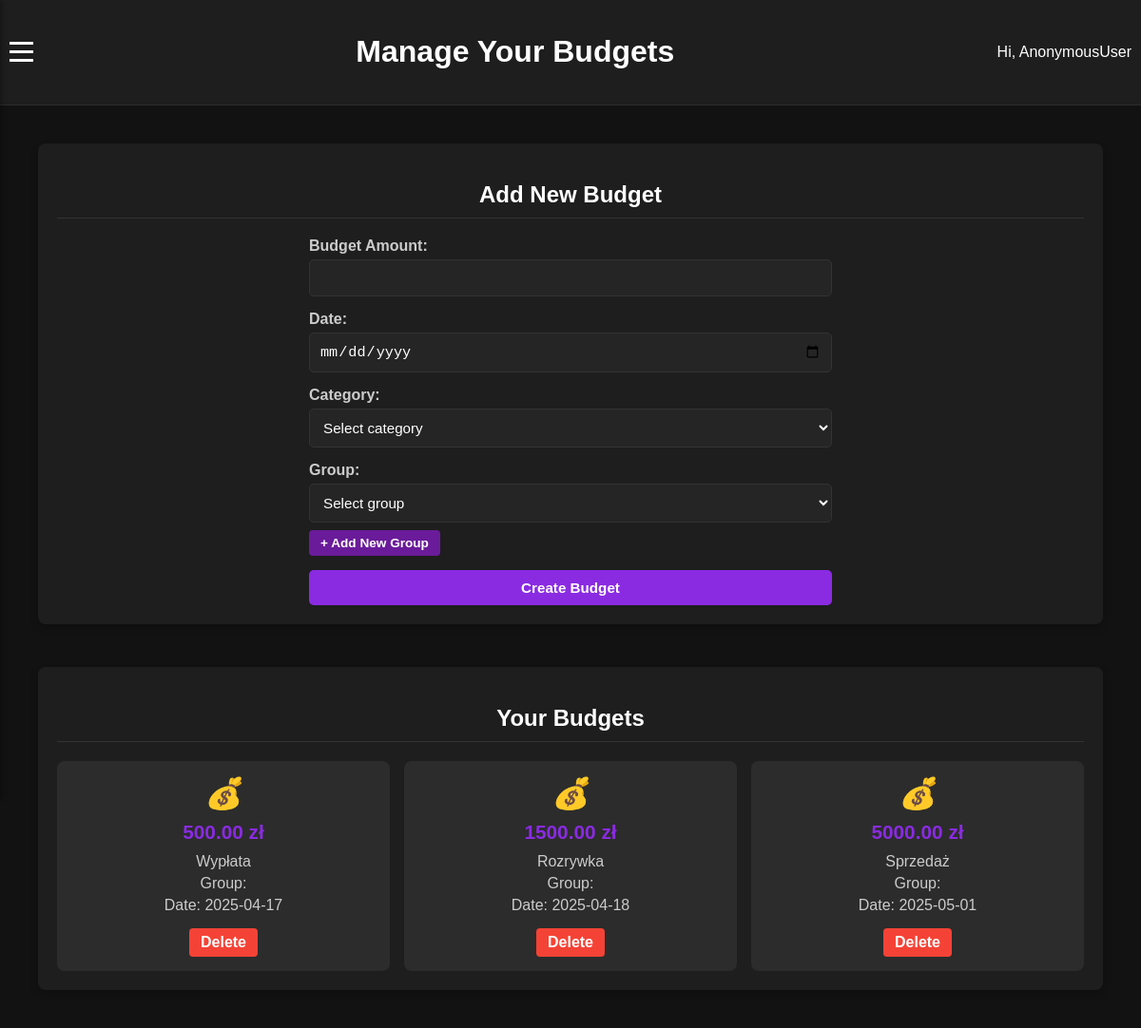
The page /budget/ on the database as committed earlier.
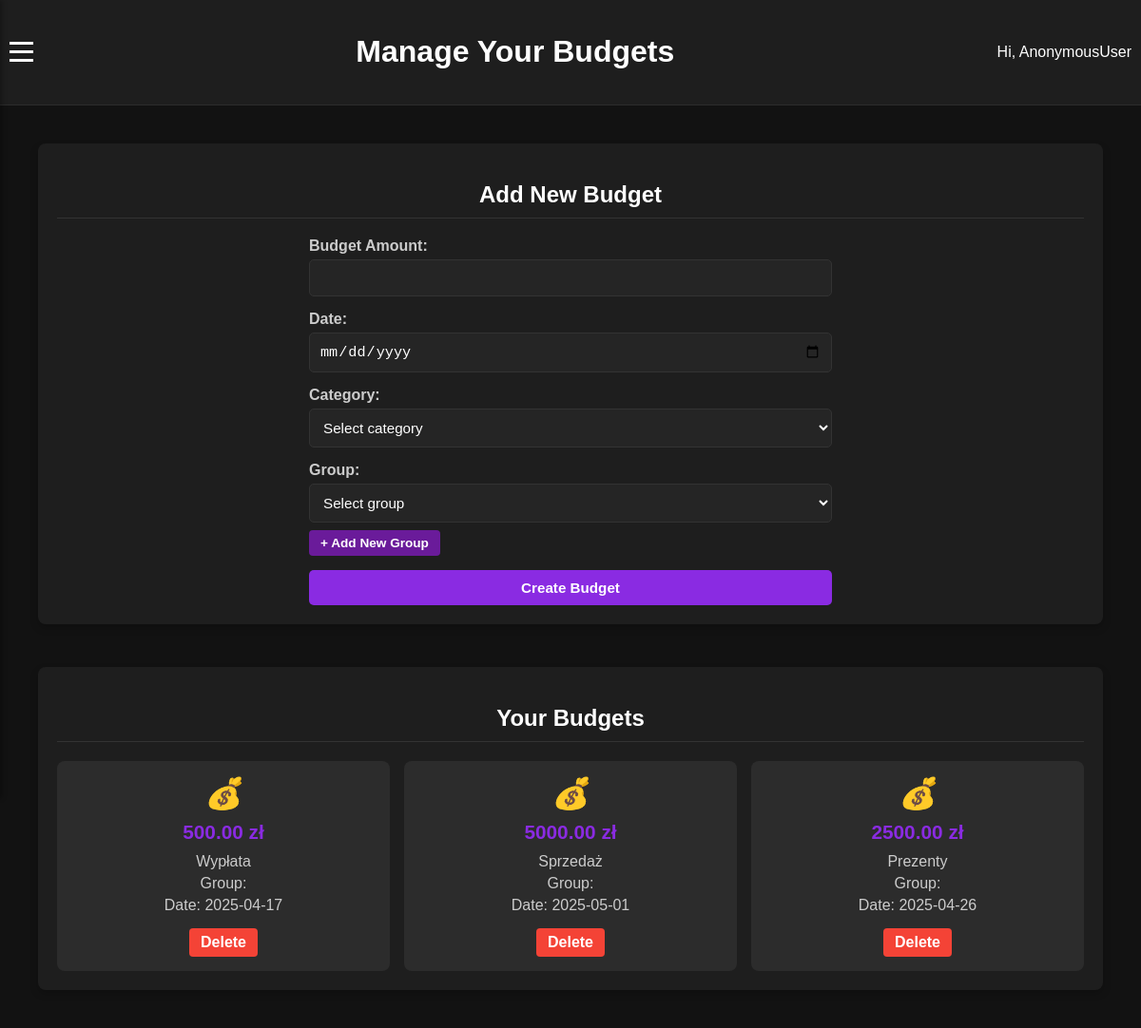
The same page on the database as committed later.
### budzetApp/models.py (models this page shows, shortened)
class Budget(models.Model):
    id = models.CharField(primary_key=True, max_length=36)  # UUID jako string
    budget_amount = models.DecimalField(max_digits=10, decimal_places=2)
    date = models.DateField()
    category = models.ForeignKey(Category, on_delete=models.CASCADE)

class Category(models.Model):
    id = models.CharField(primary_key=True, max_length=36)  # UUID jako string
    category_name = models.CharField(max_length=100)
    is_income = models.BooleanField(default=False)  # True dla "income", False dla "expense"

### budzetApp/views.py (the view, shortened to what this page needs)
# urls.py: path("budget/", views.budget, name="budget"),
def budget(request):
    budgets = Budget.objects.all()
    categories = Category.objects.all()
    context = {
        'budgets': budgets,
        'categories': categories,
        'groups': groups
    }
    return render(request, 'budzetApp/budget.html', context)

### budzetApp/templates/budzetApp/budget.html (shortened to what this page needs)
    {% extends "budzetApp/temp.html" %}
    {% load static %}
    {% block header %}
    <h1>Manage Your Budgets</h1>
    {% endblock header %}
    {% block styles %}
    {{ block.super }}
    <link rel="stylesheet" href="{% static 'css/budget.css' %}">
    {% endblock styles %}
    {% block main %}
    <div class="dashboard-container">
        <div class="budget-section">
            <h2>Add New Budget</h2>
            <div class="budget-form">
                <form method="post" action="{% url 'budzetApp:budget' %}">
                    <div class="form-group">
                        <label for="budget_amount">Budget Amount:</label>
                        <input type="number" id="budget_amount" name="budget_amount" step="0.01" required>
                    </div>
                    <div class="form-group">
                        <label for="date">Date:</label>
                        <input type="date" id="date" name="date" required>
                    </div>
                    <div class="form-group">
                        <label for="category">Category:</label>
                        <select id="category" name="category" required>
                            <option value="">Select category</option>
                        </select>
                    </div>
                    <div class="form-group">
                        <label for="group">Group:</label>
                        <select id="group" name="group" required>
                            <option value="">Select group</option>
                        </select>
                        <div class="group-controls">
                            <a href="{% url 'budzetApp:groups' %}" class="btn-small">+ Add New Group</a>
                        </div>
                    </div>
                    <button type="submit" class="submit-btn">Create Budget</button>
                </form>
            </div>
        </div>
        <div class="existing-budgets">
            <h2>Your Budgets</h2>
            {% if budgets %}
                <div class="budget-grid">
                    {% for budget in budgets %}
                        <div class="budget-card" data-url="{% url 'budzetApp:budget_details' budget.id %}">
                            <i class="budget-icon">💰</i>
                            <h3>{{ budget.budget_amount }} zł</h3>
                            <p>{{ budget.category.category_name }}</p>
                            <p>Group: {{ budget.group.group_name }}</p>
                            <p>Date: {{ budget.date|date:"Y-m-d" }}</p>
                            <div class="card-actions">
                                <a href="{% url 'budzetApp:delete_budget' budget.id %}" class="delete-btn" onclick="event.stopPropagation(); return confirm('Are you sure you want to delete this budget?');">Delete</a>
                            </div>
                        </div>
                    {% endfor %}
                </div>
            {% else %}
                <p class="empty-message">No budgets have been created yet.</p>
            {% endif %}
        </div>
    </div>
    {% endblock main %}

### budzetApp/templates/budzetApp/temp.html (shortened to what this page needs)
    {% load static %}
    <!DOCTYPE html>
    <html lang="en">
    <head>
        {% block styles %}
        <link rel="stylesheet" href="{% static 'css/style.css' %}">
        {% endblock styles %}
    </head>
    <body>
        <header class="navbar">
            <div class="menu-icon">
                <div></div>
                <div></div>
                <div></div>
            </div>
            {% block header %}
            {% endblock header %}
            <div class="user-info">
                {% block user-info %}
                {% if user is not None %}<section>Hi, {{ user }} </section> {% else %} <section>Hi, unlogged!</section> {% endif %}
                {% endblock user-info %}
            </div>
        </header>
        <div class="main">
            {% block main %}
            {% endblock main %}
        </div>
    </body>
    </html>

### budzetApp/static/css/style.css (style rules this page uses)
body { margin: 0; font-family: 'Arial', sans-serif; background-color: #121212; color: #ffffff; }
.navbar { background-color: #1E1E1E; color: #ffffff; padding: 15px 10px; display: flex; justify-content: space-between; align-items: center; border-bottom: 1px solid #2C2C2C; }
.menu-icon { display: flex; flex-direction: column; cursor: pointer; }
.menu-icon div { width: 25px; height: 3px; background-color: #ffffff; margin: 3px 0; transition: 0.3s; }
.user-info { color: #ffffff; }
.main { background-color: #121212; color: #ffffff; padding: 20px; transition: margin-left 0.3s ease; }

### budzetApp/static/css/budget.css (style rules this page uses)
.budget-section { background-color: #1A1A1A; border-radius: 8px; padding: 20px; box-shadow: 0 3px 6px rgba(0, 0, 0, 0.2); margin-bottom: 25px; }
.budget-section h2 { text-align: center; margin-bottom: 20px; font-size: 1.3rem; color: #ffffff; border-bottom: 1px solid #333333; padding-bottom: 8px; }
.budget-form { max-width: 550px; margin: 0 auto; }
.form-group { margin-bottom: 15px; }
.form-group label { display: block; font-weight: bold; margin-bottom: 5px; color: #cccccc; }
.form-group input, .form-group select { width: 100%; padding: 10px; border-radius: 5px; border: 1px solid #333333; background-color: #252525; color: #ffffff; font-size: 0.95rem; box-sizing: border-box; }
.form-group select { width: 100%; }
.submit-btn { display: block; width: 100%; padding: 10px; background-color: #8A2BE2; color: white; border: none; border-radius: 5px; font-size: 0.95rem; font-weight: bold; cursor: pointer; transition: all 0.3s ease; }
.dashboard-container { display: flex; flex-direction: column; gap: 20px; max-width: 1200px; margin: 0 auto; padding: 20px; color: #ffffff; }
.budget-section { background-color: #1E1E1E; border-radius: 8px; padding: 20px; box-shadow: 0 4px 8px rgba(0, 0, 0, 0.2); }
.budget-section h2 { text-align: center; margin-bottom: 20px; font-size: 1.5rem; color: #ffffff; border-bottom: 1px solid #333333; padding-bottom: 10px; }
.existing-budgets { background-color: #1E1E1E; border-radius: 8px; padding: 20px; box-shadow: 0 4px 8px rgba(0, 0, 0, 0.2); }
.existing-budgets h2 { text-align: center; margin-bottom: 20px; font-size: 1.5rem; color: #ffffff; border-bottom: 1px solid #333333; padding-bottom: 10px; }
.budget-grid { display: grid; grid-template-columns: repeat(3, 1fr); gap: 15px; }
.budget-card { background-color: #2C2C2C; padding: 15px; border-radius: 8px; text-align: center; transition: background-color 0.3s; position: relative; cursor: pointer !important; }
.budget-icon { font-size: 2rem; margin-bottom: 10px; display: block; }
.budget-card h3 { color: #8A2BE2; margin: 10px 0; font-size: 1.3rem; }
.budget-card p { color: #cccccc; margin: 5px 0; }
.card-actions { margin-top: 15px; position: relative; z-index: 10; }
.delete-btn { display: inline-block; padding: 6px 12px; background-color: #F44336; color: white; border-radius: 4px; text-decoration: none; font-weight: bold; transition: background-color 0.2s; }
.group-controls { display: flex; justify-content: space-between; margin-top: 8px; }
.btn-small { background-color: #6A1B9A; color: white; padding: 6px 12px; border-radius: 4px; text-decoration: none; font-size: 0.85rem; font-weight: bold; transition: all 0.3s ease; }

Rows that differ between the two databases and show on the page:
removed Budget: budget_amount "1500.00", category.category_name "Rozrywka", date "2025-04-18"
added Budget: budget_amount "2500.00", category.category_name "Prezenty", date "2025-04-26"
